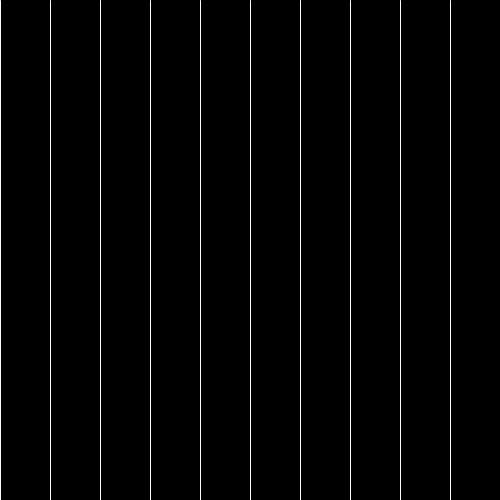
Frame 1 (no input)
Frame 60 (the mouse pressed at the canvas centre just before this capture): identical to frame 1, image omitted
Frame 120 (the mouse held since frame 60 and released just before this capture): identical to frame 1, image omitted

The Processing sketch that drew this single still picture (run headless with seeded random() and noise(); from frame 60 on, the mouse is pressed at the canvas centre):

// Processing sketch: cours_01_iteration00
// ── cours_01_iteration00.pde
void setup()
{
  size(500, 500);
}

void draw()
{
  background(0);
  
  stroke(255);
  for(int i = 0; i<width/50; i++)
  {
    line(i * 50, 0, i * 50, height);
  }
}
